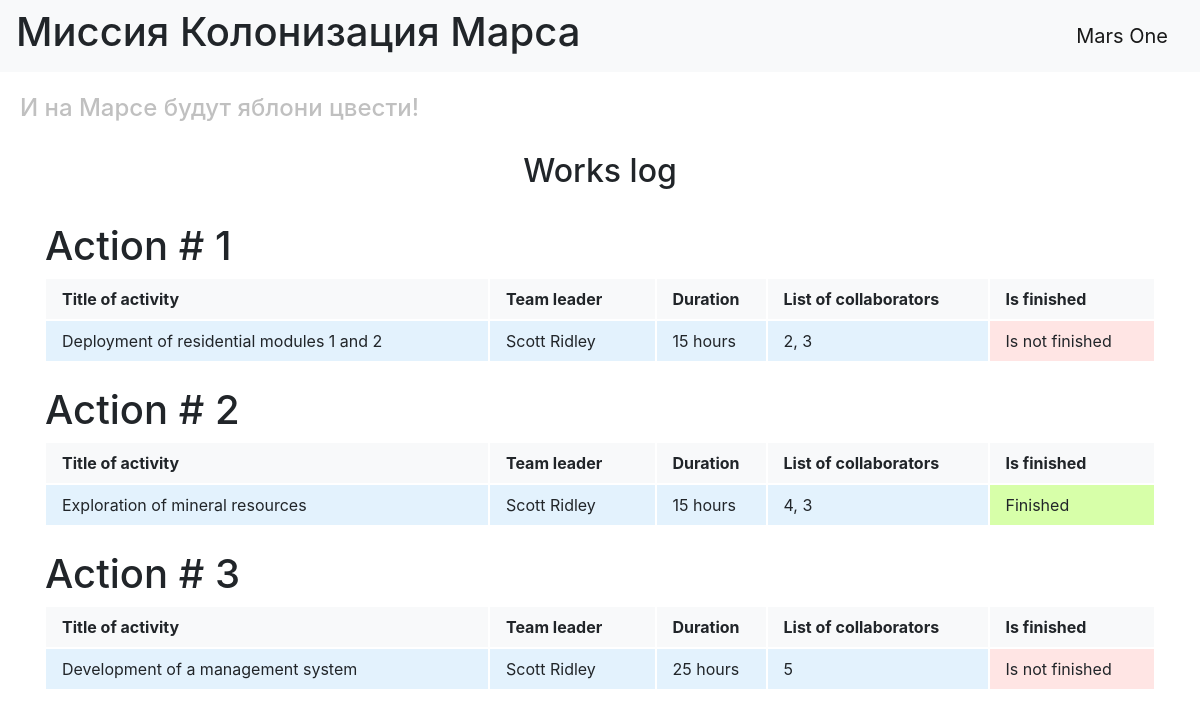
The page / on the database its author committed.
### data/jobs.py (models this page shows)
class Jobs(SqlAlchemyBase):
    __tablename__ = "jobs"
    id = sqlalchemy.Column(sqlalchemy.Integer, primary_key=True, autoincrement=True)
    team_leader = sqlalchemy.Column(sqlalchemy.Integer, sqlalchemy.ForeignKey("users.id"))
    job = sqlalchemy.Column(sqlalchemy.String, nullable=True)
    work_size = sqlalchemy.Column(sqlalchemy.Integer, nullable=True)
    collaborators = sqlalchemy.Column(sqlalchemy.String, nullable=True)
    start_date = sqlalchemy.Column(sqlalchemy.DateTime, default=datetime.datetime.now)
    end_date = sqlalchemy.Column(sqlalchemy.DateTime)
    is_finished = sqlalchemy.Column(sqlalchemy.Boolean, default=True)
    user = orm.relation("User")

### main.py (the view)
@app.route("/", methods=["GET", "POST"])
def main():
    a = []
    lst = []
    db_session.global_init("db/mars_explorer.sqlite")
    session = db_session.create_session()
    for i in session.query(jobs.Jobs):
        a.append(i.id)
        a.append(i.job)
        for user in session.query(users.User).filter(i.team_leader == users.User.id):
            a.append((user.name, user.surname))
        a.append(i.work_size)
        a.append(i.collaborators)
        a.append(i.is_finished)
        lst.append(a)
        a = []
    return render_template("main.html", title="Jobs", list=lst)

### data/db_session.py (called while the page is built, shortened)
def global_init(db_file):
    global __factory
    if __factory:
        return

def create_session() -> Session:
    global __factory
    return __factory()

### templates/main.html
{% extends "base.html" %}
{% block content %}
    <h2 align="center">Works log</h2>
    {% for i in list %}
        <table width="100%">
        <br>
        <h1>Action # {{ i[0] }}</h1>
            <tr>
                <th width="40%">
                    <nav class="navbar navbar-light bg-light">
                        Title of activity
                    </nav>
                </th>
                <th width="15%">
                    <nav class="navbar navbar-light bg-light">
                        Team leader
                    </nav>
            	</th>
                <th width="10%">
                    <nav class="navbar navbar-light bg-light">
                        Duration
                    </nav>
       	        </th>
                <th width="20%">
                    <nav class="navbar navbar-light bg-light">
                        List of collaborators
                    </nav>
                </th>
                <th width="30%">
                    <nav class="navbar navbar-light bg-light">
                        Is finished
                    </nav>
                </th>
            </tr>
            <tr>
                <td>
                    <nav class="navbar navbar-light" style="background-color: #e3f2fd;">
                        {{ i[1] }}
                    </nav>
                </td>
                <td>
                    <nav class="navbar navbar-light" style="background-color: #e3f2fd;">
                        {{ " ".join(i[2]) }}
                    </nav>
                </td>
                <td>
                    <nav class="navbar navbar-light" style="background-color: #e3f2fd;">
                        {{ i[3] }} hours
                    </nav>
                </td>
                <td>
                    <nav class="navbar navbar-light" style="background-color: #e3f2fd;">
                         {{ i[4] }}
                    </nav>
                </td>
                <td>
                    {% if i[5] == 0 %}
                        <nav class="navbar navbar-light" style="background-color: #FFE5E4;">
                            Is not finished
                        </nav>
                    {% else %}
                        <nav class="navbar navbar-light" style="background-color: #D7FFA9;">
                            Finished
                        </nav>
                    {% endif %}
                </td>
            </tr>
    {% endfor %}
{% endblock %}

### templates/base.html (shortened to what this page needs)
<!DOCTYPE html>
<html lang="en">
<head>
    <link rel="stylesheet" href="https://stackpath.bootstrapcdn.com/bootstrap/4.4.1/css/bootstrap.min.css"
>
    <link rel="stylesheet" type="text/css" href={{url_for('static', filename='css/style.css')}} />
</head>
  <body>
    <header>
      <nav class="navbar navbar-light bg-light">
          <h1>Миссия Колонизация Марса</h1>
        <a class="navbar-brand" href="#">Mars One</a>
      </nav>
        <h4>И на Марсе будут яблони цвести!</h4>
    </header>
    <main role="main" class="container">
        {% block content %}{% endblock %}
    </main>
  </body>
</html>

### static/css/style.css (style rules this page uses)
h4 { color: #C0C0C0; padding-left: 20px; line-height: 3; }

### rows shown on the page
Jobs: id "1", job "Deployment of residential modules 1 and 2", value "Scott Ridley", work_size "15", collaborators "2, 3", shows "Is not finished"
Jobs: id "2", job "Exploration of mineral resources", value "Scott Ridley", work_size "15", collaborators "4, 3", shows "Finished"
Jobs: id "3", job "Development of a management system", value "Scott Ridley", work_size "25", collaborators "5", shows "Is not finished"
